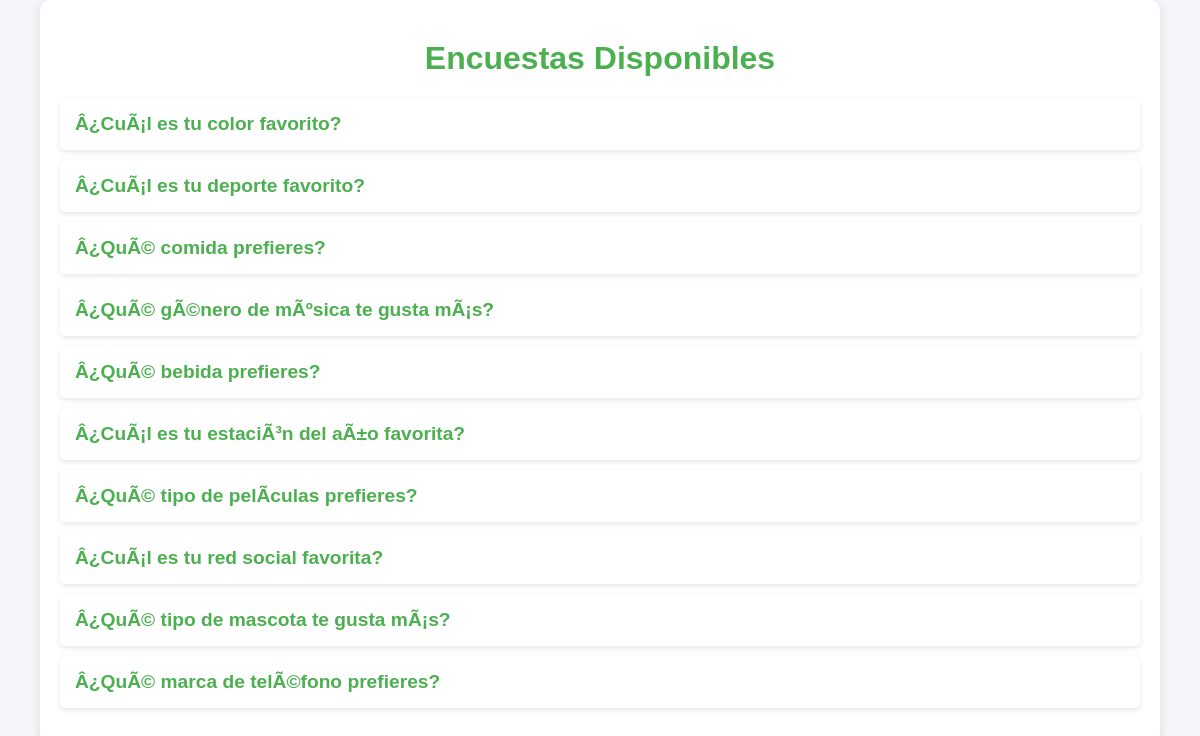
Screenshot of /votacion/ with the database file from the repository.
### votacion/models.py (models this page shows, shortened)
class Encuesta(models.Model):
    pregunta = models.CharField(max_length=255, verbose_name="Pregunta")
    fecha_creacion = models.DateTimeField(auto_now_add=True, verbose_name="Fecha de creación")

### votacion/views.py (the view)
# urls.py: path('', views.ListaEncuestasView.as_view(), name='lista_encuestas'),
class ListaEncuestasView(ListView):
    model = Encuesta
    template_name = 'lista_encuestas.html'
    context_object_name = 'encuestas'

### votacion/templates/lista_encuestas.html (shortened to what this page needs)
<!DOCTYPE html>
<html lang="en">
<head>
    {% load static %}
    <link rel="stylesheet" href="{% static 'css/styles.css' %}">
</head>
<body>
    <div class="container">
        <h1>Encuestas Disponibles</h1>
        <ul>
            {% for encuesta in encuestas %}
                <li>
                    <a href="{% url 'detalle_encuesta' encuesta.id %}">{{ encuesta.pregunta }}</a>
                </li>
            {% endfor %}
        </ul>
    </div>
</body>
</html>

### votacion/static/css/styles.css (style rules this page uses)
body { font-family: Arial, sans-serif; margin: 0; padding: 0; background-color: #f4f4f9; color: #333; }
h1 { text-align: center; color: #4CAF50; margin-top: 20px; }
ul { list-style: none; padding: 0; }
li { background-color: #fff; margin: 10px; padding: 15px; border-radius: 5px; box-shadow: 0 2px 5px rgba(0, 0, 0, 0.1); }
a { text-decoration: none; color: #4CAF50; font-weight: bold; font-size: 1.2em; }
ul li { margin: 10px 0; }
.container { width: 90%; max-width: 1200px; margin: 0 auto; padding: 20px; background-color: #fff; box-shadow: 0 2px 10px rgba(0, 0, 0, 0.1); border-radius: 10px; }

### rows the page displays
Encuesta: pregunta "Â¿CuÃ¡l es tu color favorito?"
Encuesta: pregunta "Â¿CuÃ¡l es tu deporte favorito?"
Encuesta: pregunta "Â¿QuÃ© comida prefieres?"
Encuesta: pregunta "Â¿QuÃ© gÃ©nero de mÃºsica te gusta mÃ¡s?"
Encuesta: pregunta "Â¿QuÃ© bebida prefieres?"
Encuesta: pregunta "Â¿CuÃ¡l es tu estaciÃ³n del aÃ±o favorita?"
Encuesta: pregunta "Â¿QuÃ© tipo de pelÃ­culas prefieres?"
Encuesta: pregunta "Â¿CuÃ¡l es tu red social favorita?"
Encuesta: pregunta "Â¿QuÃ© tipo de mascota te gusta mÃ¡s?"
Encuesta: pregunta "Â¿QuÃ© marca de telÃ©fono prefieres?"
